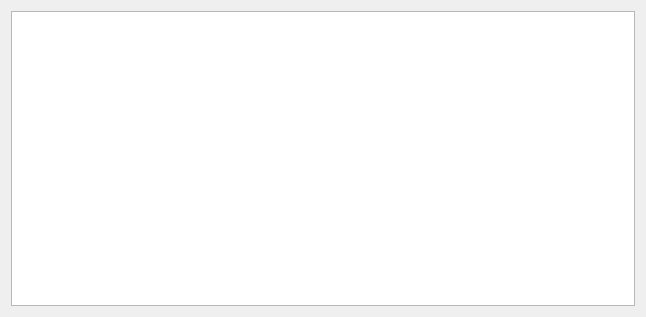
<?xml version="1.0" encoding="UTF-8"?>
<ui version="4.0">
 <class>Sections</class>
 <widget class="QDialog" name="Sections">
  <property name="geometry">
   <rect>
    <x>0</x>
    <y>0</y>
    <width>646</width>
    <height>317</height>
   </rect>
  </property>
  <property name="windowTitle">
   <string>Dialog</string>
  </property>
  <layout class="QGridLayout" name="gridLayout">
   <item row="0" column="0">
    <widget class="QTableView" name="tableView"/>
   </item>
  </layout>
 </widget>
 <resources/>
 <connections/>
</ui>
